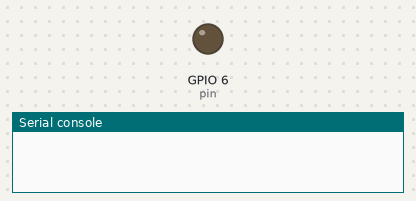
The program below on a simulated ESP32 board running MicroPython. Shown: output pins drawn as LEDs (lit = HIGH), the last lines printed to the serial console. At 43.0 s the program stops and its outputs stay as they are.

Above: at 0.1 s.
At 13.1 s:
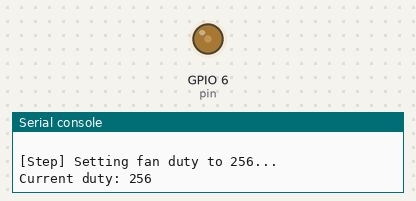
At 18.1 s:
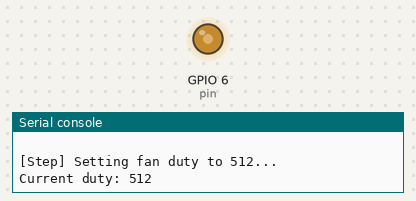
At 28.1 s:
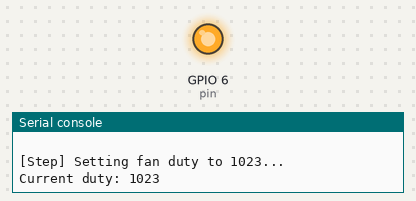
Timing chart, 0 to 44.5 s (numbered marks = the images above):
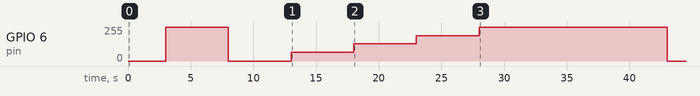

Measured:
- by itself, GPIO 6 (pin): 0/255 → 255/255 at 3.0 s, → 0/255 5.0 s later, → 64/255 5.0 s later, → 128/255 5.0 s later, … (7 changes in this stretch)

The program:

main.py
```python
# Python env   : MicroPython v1.23.0
# -*- coding: utf-8 -*-
# @Time    : 2025/8/28 上午11:22
# @Author  : 缪贵成
# @File    : main.py
# @Description : pwm驱动散热风扇驱动测试文件 测试了不同的占空比

# ======================================== 导入相关模块 =========================================

# 导入时间相关模块
import time

# 导入风扇驱动模块
from fan_pwm import FanPWM

# ======================================== 全局变量 ============================================

# ======================================== 功能函数 ============================================

# ======================================== 自定义类 ============================================

# ======================================== 初始化配置 ===========================================

# 上电延时3s
time.sleep(3)
print("FreakStudio:Testing PWM cooling fans")

# 创建一个 FANPWM 对象
fan = FanPWM(pin=6)

# ========================================  主程序  ============================================

try:
    print("\n[Step 1] Turning fan ON (full speed)...")
    fan.on()
    print(f"Current duty: {fan.get_speed()}")
    time.sleep(5)

    print("\n[Step 2] Turning fan OFF...")
    fan.off()
    print(f"Current duty: {fan.get_speed()}")
    time.sleep(5)

    # 测试不同占空比
    for duty in [256, 512, 768, 1023]:
        print(f"\n[Step] Setting fan duty to {duty}...")
        fan.set_speed(duty)
        print(f"Current duty: {fan.get_speed()}")
        time.sleep(5)

    print("\n[Step 3] Testing digital property (Pin object)...")
    pin_obj = fan.digital
    print(f"Pin object: {pin_obj}")
    time.sleep(5)

    print("\n[Step 4] Testing pwm property (PWM object)...")
    pwm_obj = fan.pwm
    print(f"PWM object: {pwm_obj}")
    time.sleep(5)

except KeyboardInterrupt:
    print("\nTest interrupted by user.")

finally:
    print("\n[Cleanup] Turning fan OFF...")
    fan.off()
    print("Test complete.")
```

fan_pwm.py
```python
# (licence header left out)
__version__ = "0.1.0"
__author__ = "缪贵成"
__license__ = "MIT"
__platform__ = "MicroPython v1.23"

# ======================================== 导入相关模块 =========================================

from machine import Pin, PWM

# ======================================== 全局变量 ============================================

# ======================================== 功能函数 ============================================

# ======================================== 自定义类 ============================================


class FanPWM:
    """
    该类控制散热风扇的 PWM 输出，提供风扇开关和转速调节功能。

    Attributes:
        _pin (Pin): PWM 控制引脚对象。
        _pwm (PWM): machine.PWM 实例，用于输出 PWM 信号。
        _duty (int): 当前 PWM 占空比（0–1023）。

    Methods:
        __init__(pin: int, pwm_freq: int = 25000) -> None: 初始化风扇控制。
        on() -> None: 打开风扇（全速）。
        off() -> None: 关闭风扇。
        set_speed(duty: int) -> None: 设置风扇转速，占空比 0–1023。
        get_speed() -> int: 获取当前风扇占空比。
        digital() -> Pin: 返回绑定的 PWM 控制引脚对象。
        pwm() -> PWM: 返回 PWM 对象，可直接操作占空比或停止 PWM。

    Notes:
        duty=0 表示关闭风扇，duty=1023 表示全速。
        默认 PWM 频率 25kHz，低频可能会产生可闻噪音。
        不要在 ISR 中直接调用 set_speed 等会操作 PWM 的方法（ISR-unsafe）。

    ==========================================

    FanPWM driver for controlling a cooling fan via PWM.

    Attributes:
        _pin (Pin): PWM control pin object.
        _pwm (PWM): machine.PWM instance for PWM output.
        _duty (int): Current PWM duty cycle (0–1023).

    Methods:
        __init__(pin: int, pwm_freq: int = 25000) -> None: Initialize fan control.
        on() -> None: Turn fan ON (full speed).
        off() -> None: Turn fan OFF.
        set_speed(duty: int) -> None: Set fan speed (duty cycle 0–1023).
        get_speed() -> int: Get current duty cycle.
        digital() -> Pin: Return bound PWM control pin object.
        pwm() -> PWM: Return PWM object for direct control.

    Notes:
        duty=0 means OFF, duty=1023 means full speed.
        Default PWM frequency is 25kHz; lower frequencies may produce audible noise.
        Do not call set_speed or other PWM-modifying methods directly from ISR (not ISR-safe).
    """

    def __init__(self, pin: int, pwm_freq: int = 25000) -> None:
        """
        初始化风扇 PWM 控制。

        Args:
            pin (int): GPIO 引脚编号，用于连接风扇 PWM 控制端。
            pwm_freq (int, optional): PWM 频率，单位 Hz，默认 25000Hz。

        Raises:
            ValueError: 当 PWM 频率不在可接受范围时。
            RuntimeError: 初始化 PWM 失败时。

        Notes:
            PWM 频率过低会导致风扇产生可闻噪音。
            duty 范围限制为 0–1023。
            不要在 ISR 中直接调用（ISR-unsafe）。

        ==========================================

        Initialize fan PWM control.

        Args:
            pin (int): GPIO pin number connected to fan PWM control.
            pwm_freq (int, optional): PWM frequency in Hz, default 25000Hz.

        Raises:
            ValueError: If PWM frequency out of range.
            RuntimeError: If PWM initialization fails.

        Notes:
            Low PWM frequency may produce audible noise.
            Duty range: 0–1023.
            Not ISR-safe.
        """
        self._pin = Pin(pin, Pin.OUT)
        self._pwm = PWM(self._pin)
        self._pwm.freq(pwm_freq)
        self._duty = 0
        self._pwm.duty_u16(0)

    def on(self) -> None:
        """
        打开风扇，全速运行。

        Notes:
            等效于 set_speed(1023)，不建议在 ISR 中调用。

        ==========================================

        Turn fan ON (full speed).

        Notes:
            Equivalent to set_speed(1023), not ISR-safe.
        """
        self.set_speed(1023)

    def off(self) -> None:
        """
        关闭风扇。

        Notes:
            等效于 set_speed(0)，不建议在 ISR 中调用。

        ==========================================

        Turn fan OFF.

        Notes:
            Equivalent to set_speed(0), not ISR-safe.
        """
        self.set_speed(0)

    def set_speed(self, duty: int) -> None:
        """
        设置风扇转速。

        Args:
            duty (int): 占空比，范围 0–1023。

        Notes:
            duty=0 表示关闭，duty=1023 表示全速。
            内部会映射到 16 位 PWM。
            不建议在 ISR 中调用。

        ==========================================

        Set fan speed.

        Args:
            duty (int): Duty cycle, 0–1023.

        Notes:
            duty=0 means OFF, duty=1023 means full speed.
            Mapped internally to 16-bit PWM.
            Not ISR-safe.
        """
        duty = max(0, min(1023, duty))
        self._duty = duty
        self._pwm.duty_u16(int(duty / 1023 * 65535))

    def get_speed(self) -> int:
        """
        获取当前风扇占空比。

        Returns:
            int: 当前占空比（0–1023）。

        Notes:
            仅返回软件记录的值，不会读取硬件寄存器。

        ==========================================

        Get current fan duty cycle.

        Returns:
            int: Current duty (0–1023).

        Note:
            Only returns software-stored value, does not read hardware.
        """
        return self._duty

    @property
    def digital(self) -> "Pin":
        """
        返回绑定的 PWM 控制引脚对象。

        Returns:
            Pin: PWM 控制引脚对象。

        Notes:
            可用于直接操作引脚，如高低电平控制。

        ==========================================

        Return bound PWM control pin.

        Returns:
            Pin: PWM control pin object.

        Notes:
            Can be used to directly manipulate pin output.
        """
        return self._pin

    @property
    def pwm(self) -> "PWM":
        """
        返回 PWM 对象。

        Returns:
            PWM: PWM 对象，可直接操作占空比或停止。

        Notes:
            可用于高级操作，不建议在 ISR 中直接调用。

        ==========================================

        Return PWM object.

        Returns:
            PWM: PWM object for direct control.

        Notes:
            Not ISR-safe for direct calls.
        """
        return self._pwm


# ======================================== 初始化配置 ==========================================

# ========================================  主程序  ===========================================
```
